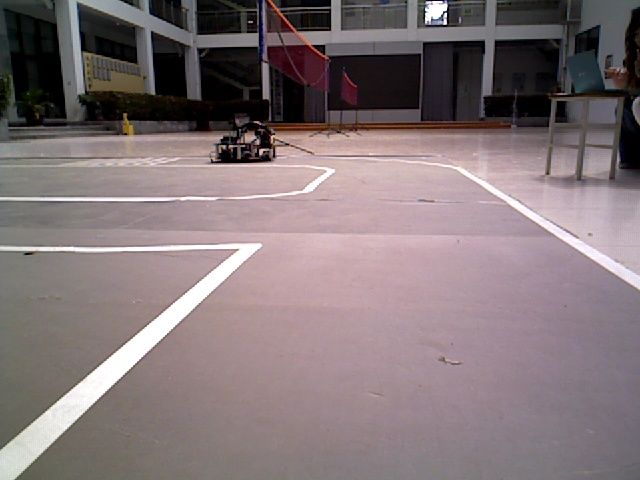
#> input picture image/test/1.jpg, 640 x 480 px, given in place of the camera
$ python obstacle_detection.py
#> lines starting #> are read from the running program, lines starting #| are printed output that depends on the picture; after the words box and inside, x2 and y2 are one past the last pixel; in counts of white or black regions, pixels touching at a corner belong together
#> further down, frame is the input picture: shape (480, 640, 3); mean B, G, R 119.3, 116.8, 130.1
import cv2
import numpy as np


class ObstacleDetector:
    def __init__(self):
        pass

    def detect_obstacle(self, image):
        # 转换颜色空间为灰度
        gray_image = cv2.cvtColor(image, cv2.COLOR_BGR2GRAY)
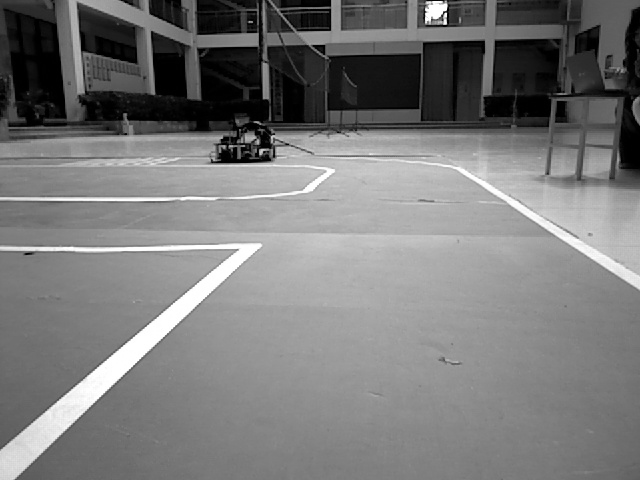
#> gray_image: shape (480, 640); min 0, max 255, mean 121.1

        # 应用高斯模糊以减少噪声
        blurred_image = cv2.GaussianBlur(gray_image, (5, 5), 0)

        # 使用Canny边缘检测
        edged_image = cv2.Canny(blurred_image, 50, 150)
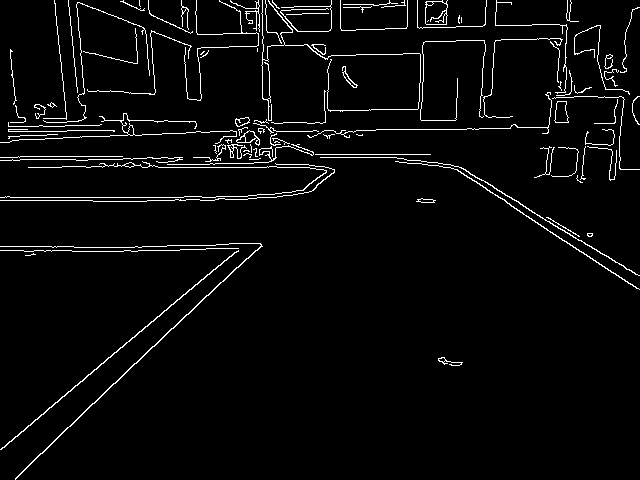
#> edged_image: shape (480, 640); 3.6% white in thin lines or dots

        # 查找轮廓
        contours, _ = cv2.findContours(edged_image.copy(), cv2.RETR_EXTERNAL, cv2.CHAIN_APPROX_SIMPLE)
#> contours = 97 contours, 77 with area under 20; largest, box (x1, y1, x2, y2) and area: (425, 0, 448, 25) 479, (0, 243, 263, 480) 233, (554, 101, 569, 123) 226, (0, 250, 239, 450) 198, (236, 130, 260, 146) 161

        flag = False

        # 绘制轮廓
        for contour in contours:
            # 计算轮廓面积，忽略小轮廓
            area = cv2.contourArea(contour)
            if area > 500:
                flag = True
                x, y, w, h = cv2.boundingRect(contour)
                cv2.rectangle(image, (x, y), (x + w, y + h), (0, 255, 0), 2)  # 绘制矩形框
                cv2.drawContours(image, [contour], -1, (0, 255, 0), 2)  # 绘制轮廓
#> this loop made 97 passes
#> area on passes 1, 3, 5, 8, 10, 11, 12, 14, 26, 28, 37, 45: 31, 197.5, 233, 46, 20, 116, 59.5, 100, 25.5, 49.5, 161, 85.5

        # 如果检测到了返回1，反之返回0
        if flag:
            return 1
        else:
            return 0


# 测试
if __name__ == "__main__":
    detector = ObstacleDetector()
    cap = cv2.VideoCapture(0)  # 使用摄像头

    while cap.isOpened():
        ret, frame = cap.read()
        if not ret:
            break

        result = detector.detect_obstacle(frame)
#> result = 0
        cv2.imshow('Obstacle Detection', frame)

        if cv2.waitKey(1) & 0xFF == ord('q'):
#> (key q is pressed here)
            break

    cap.release()
    cv2.destroyAllWindows()

$ run again, on image/test/10.jpg
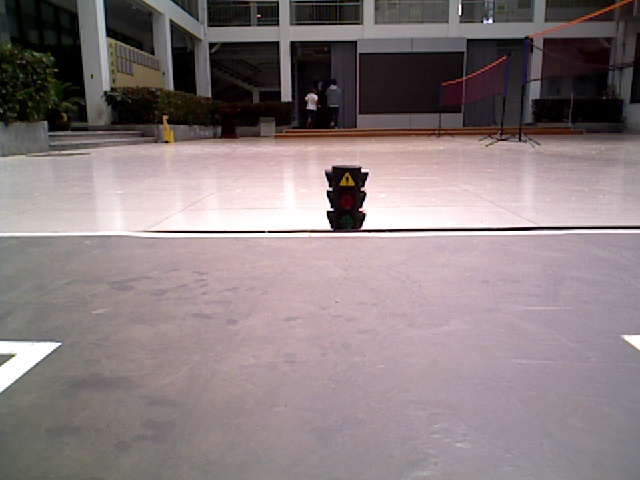
#> input picture image/test/10.jpg, 640 x 480 px, given in place of the camera
#> frame is the input picture: shape (480, 640, 3); mean B, G, R 127.2, 125.4, 137.7
#> in detect_obstacle, `edged_image = cv2.Canny(blurred_image, 50, 150)`:
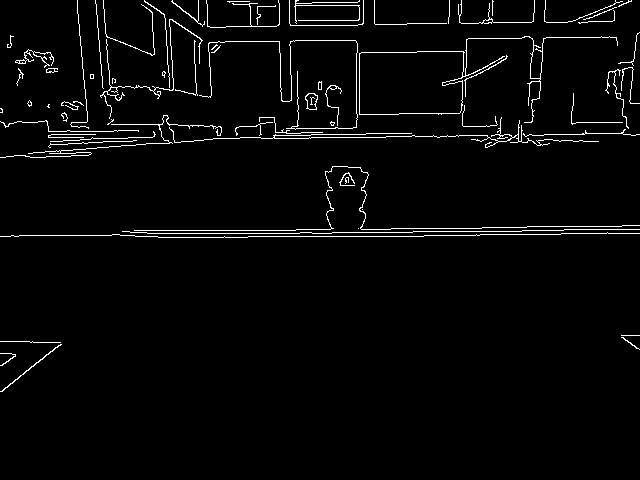
#> edged_image: shape (480, 640); 2.9% white in thin lines or dots, all inside (x1, y1, x2, y2) = (0, 0, 640, 392)
#> contours = 69 contours, 55 with area under 20; largest, box (x1, y1, x2, y2) and area: (359, 36, 618, 123) 6360, (305, 93, 318, 110) 151, (100, 19, 203, 119) 56, (15, 49, 54, 68) 52, (0, 344, 62, 392) 46
#> the loop in detect_obstacle, `for contour in contours:` made 69 passes
#> (area, flag, x, y, w, h) on pass 48: (6359.5, True, 359, 36, 259, 87)
#> after the loop in detect_obstacle, `for contour in contours:`:
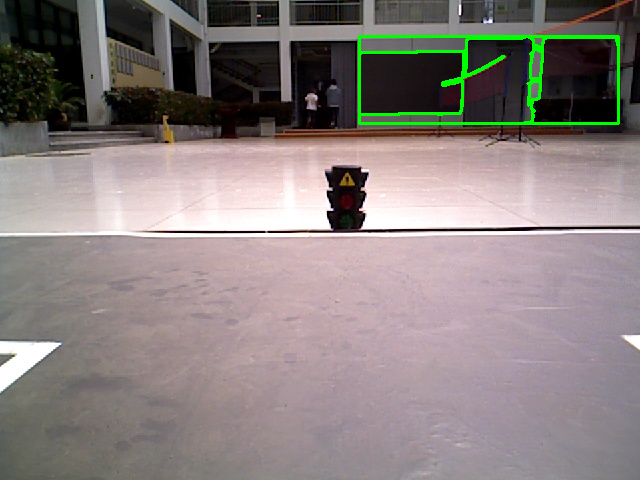
#> image: shape (480, 640, 3); 1.34% of pixels changed, all inside (x1, y1, x2, y2) = (358, 35, 620, 125)
#> result = 1
